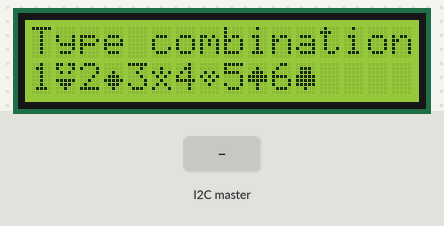
Bench run of a sketch on a simulated Arduino Uno, built with avr-gcc and run on an emulated ATmega328P. Parts: 16×2 character LCD. The test bench sets the inputs (shaded band). What the sketch prints to the serial monitor is not drawn.

Above: at 2.3 s.
2.4 s: the I2C master sends the byte 4
At 6.5 s:
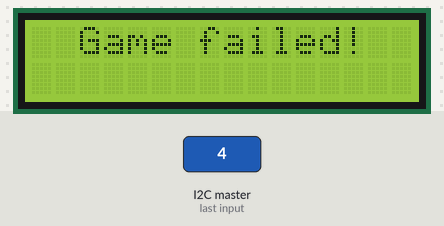
At 8.3 s:
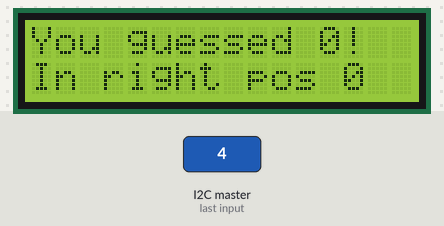
Timing chart, 0 to 9.8 s (numbered marks = the images above; inputs shaded):
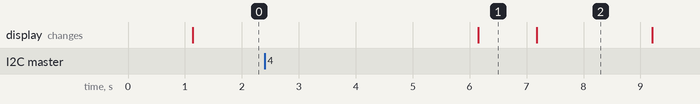

Measured:
- after the input at 2.4 s, the display: changes after 3.8 s (image 1)
- what the display in image 1 shows lasts 1.0 s, from 6.2 s to 7.2 s

The sketch:

SlaveSkocko.ino
```cpp
#include <Wire.h>
#include <LiquidCrystal_I2C.h>

#define I2C_SLAVE_ADDRESS 0x22

LiquidCrystal_I2C lcd(0x22,16,2);


byte karo[] = {
  B00000,
  B00000,
  B00100,
  B01110,
  B11111,
  B01110,
  B00100,
  B00000
};

byte skocko[] = {
  B11011,
  B10001,
  B01010,
  B00000,
  B11111,
  B01110,
  B00100,
  B00000
};

byte zvezda[] = {
  B00000,
  B00100,
  B10101,
  B01010,
  B00100,
  B01010,
  B10001,
  B00000
};

byte herc[] = {
  B00000,
  B00000,
  B01010,
  B10101,
  B01010,
  B00100,
  B00000,
  B00000
};

byte spades[] = {
  B00000,
  B00100,
  B01110,
  B11111,
  B11111,
  B00100,
  B00100,
  B00000
};

byte tref[]= {
  B00000,
  B01110,
  B01110,
  B11111,
  B11111,
  B11111,
  B00100,
  B00000
};

int recievedCombination[4];
int inputCombination[4];
boolean gameWon = false;
int dat = 0;
int correctPos = 0;
int correctSimbol = 0;
int anotherOne = 0;
boolean heSent = false;

void setup()
{
  	Wire.begin(I2C_SLAVE_ADDRESS);
  	Serial.begin(9600);

  	Wire.onReceive(receiveEvent);

  	delay(1000);

  	lcd.init();
  	lcd.backlight();

  	lcd.createChar(1, skocko);
  	lcd.createChar(2, karo);
  	lcd.createChar(3, zvezda);
  	lcd.createChar(4, herc);
  	lcd.createChar(5, spades);
  	lcd.createChar(6, tref);

}


void loop()
{
  while(!gameWon){
    lcd.clear();
  	lcd.setCursor(0,0);
    lcd.print("Type combination");
    lcd.setCursor(0,1);

    lcd.print("1");
    lcd.write(1);
    lcd.print("2");
    lcd.write(2);
    lcd.print("3");
    lcd.write(3);
    lcd.print("4");
    lcd.write(4);
    lcd.print("5");
    lcd.write(5);
    lcd.print("6");
    lcd.write(6);

    gameLogic();
   }
  	lcd.setCursor(0,0);
  	lcd.print("New game?");

  	lcd.setCursor(0,1);
  	lcd.print("1 y, 0 n");

  	anotherOneFunc();
    delay(2000);
}

void receiveEvent(int bytes) {
  for(int i = 0; i < 4; i ++) {
      recievedCombination[i] = Wire.read();
   	  Serial.print(recievedCombination[i]);
    }
}

void gameLogic(){
  	Serial.println("ENTER");
  	delay(3000);

    if(Serial.available() >= 3) {

    	for(int i = 0; i < 4; i ++) {

       		inputCombination[i] = Serial.read()-48;
          	Serial.print(inputCombination[i]);
    	}
     Serial.flush();
	}
  delay(2000);
  correctPos = 0;
  correctSimbol = 0;
  for(int i = 0; i < 4; i++){

    if(inputCombination[i] == recievedCombination[i]){
    	correctPos++;
    }
    for(int j = 0; j < 4; j++){
      if(inputCombination[i] == recievedCombination[j]){
      	correctSimbol++;
        break;
      }
    }
  }
    if(correctPos == 4){
      	lcd.clear();
    	lcd.setCursor(3,0);
      	lcd.print("Game won!!");
      	gameWon = true;
      	delay(1500);
      	lcd.clear();
    } else{
 		lcd.clear();
        lcd.setCursor(2,0);
    	lcd.print("Game failed!");
      	delay(1000);

      	lcd.setCursor(0,0);
      	lcd.print("You guessed ");
      	lcd.print(correctSimbol);

      	lcd.setCursor(0,1);
      	lcd.print("In right pos ");
      	lcd.print(correctPos);

      	delay(2000);
    }
}

void anotherOneFunc(){
Serial.println("ENTER");
  	delay(3000);

    if(Serial.available() > 0) {
		anotherOne = Serial.read()-48;
      	Serial.println(anotherOne);
    }

  	delay(1000);

  if(anotherOne == 1){
  	anotherOne = 0;
    heSent = true;
  	Wire.onRequest(handler);
    delay(5000);
    gameWon = false;
  } else if (anotherOne == 0){
  	lcd.clear();
    while(1){
    lcd.setCursor(0,0);
    lcd.print("Game done..");
    }
  }

}
void handler(){
  if(gameWon && heSent){
	Wire.write(1);
    heSent = false;
  } else{
  	Wire.write(0);
  }
}
```
